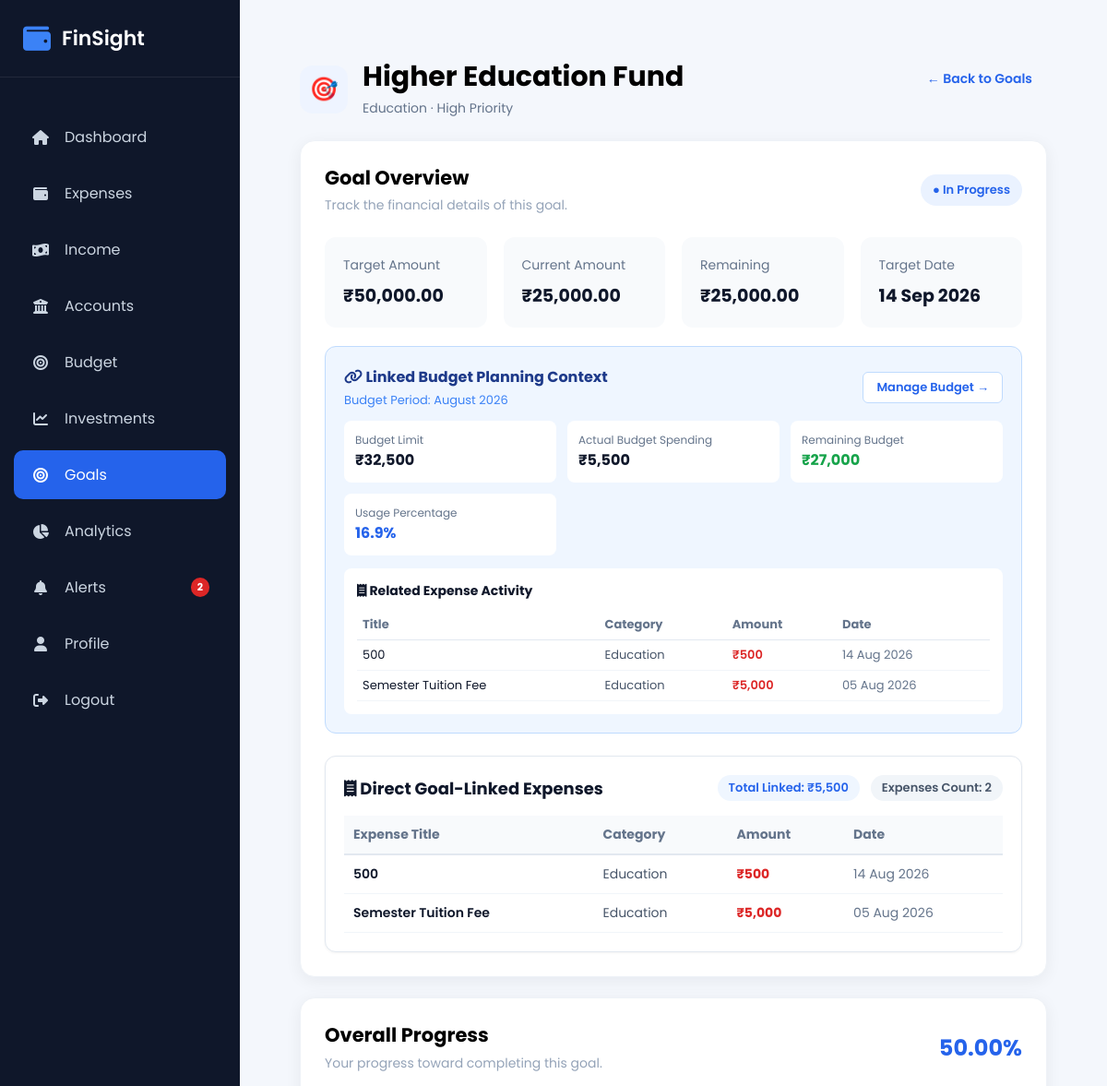
The page /goals/2/details (signed in, upper part) on the database as committed earlier.
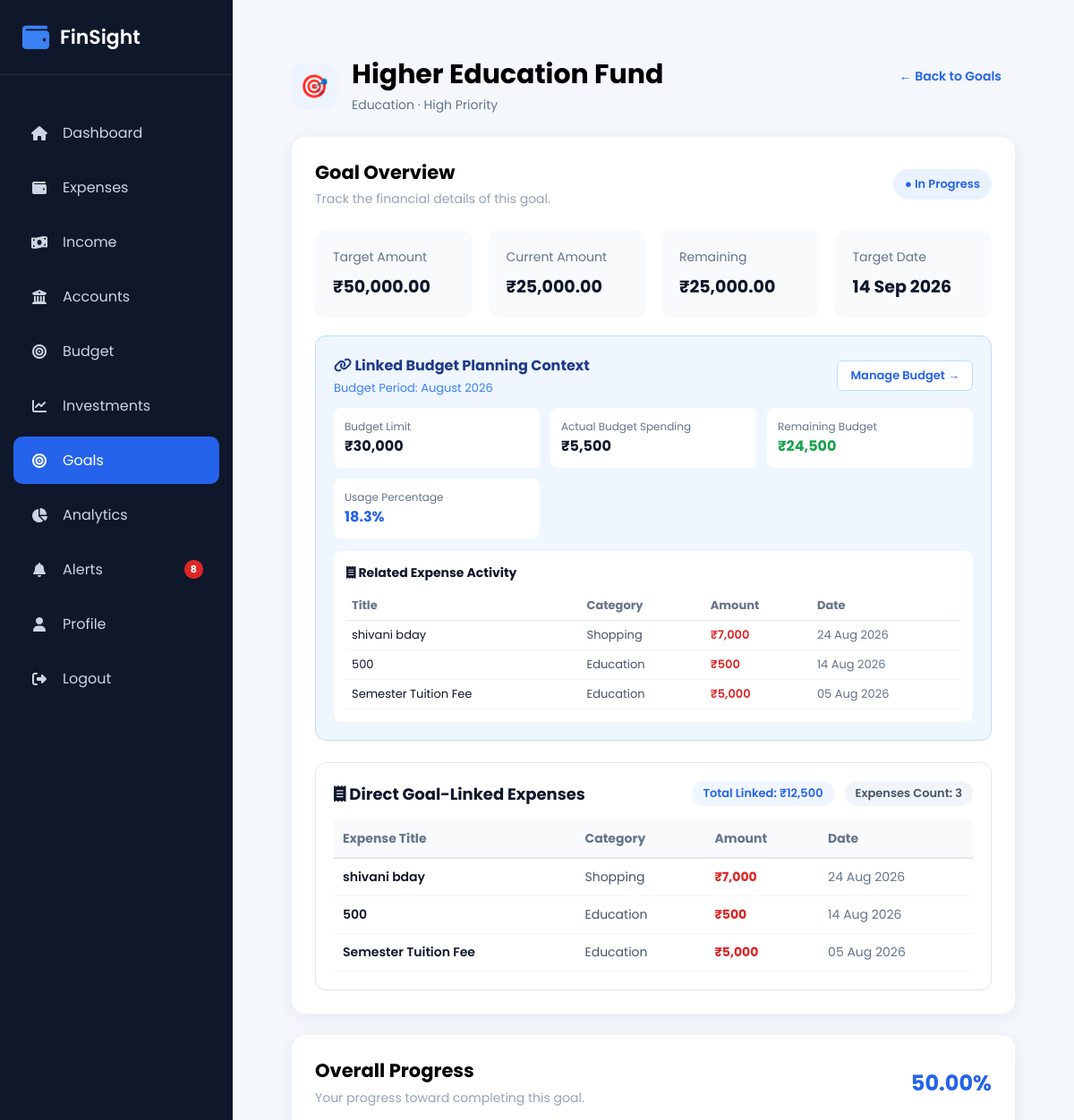
The same page on the database as committed later.
### models/budget.py (models this page shows)
class Budget(db.Model):
    __tablename__ = "budgets"
    id = db.Column(db.Integer, primary_key=True)
    monthly_budget = db.Column(db.Float, nullable=False)
    month = db.Column(db.String(20), nullable=False)
    year = db.Column(db.Integer, nullable=False)
    created_at = db.Column(
        db.DateTime,
        default=datetime.utcnow
    )
    user_id = db.Column(
        db.Integer,
        db.ForeignKey("users.id"),
        nullable=False
    )
    goal_id = db.Column(
        db.Integer,
        db.ForeignKey("goals.id"),
        nullable=True
    )
    goal = db.relationship(
        "Goal",
        backref=db.backref("budgets", lazy=True)
    )

### models/expense.py (models this page shows, shortened)
class Expense(db.Model):
    __tablename__ = "expenses"
    id = db.Column(db.Integer, primary_key=True)
    title = db.Column(
        db.String(100),
        nullable=False
    )
    category = db.Column(
        db.String(50),
        nullable=False
    )
    amount = db.Column(
        db.Float,
        nullable=False
    )
    payment_method = db.Column(
        db.String(30),
        nullable=False
    )
    account_id = db.Column(
        db.Integer,
        db.ForeignKey("accounts.id"),
        nullable=False
    )
    expense_date = db.Column(
        db.Date,
        nullable=False
    )
    description = db.Column(
        db.Text
    )
    created_at = db.Column(
        db.DateTime,
        default=datetime.utcnow
    )
    updated_at = db.Column(
        db.DateTime,
        default=datetime.utcnow,
        onupdate=datetime.utcnow
    )
    user_id = db.Column(
        db.Integer,
        db.ForeignKey("users.id"),
        nullable=False
    )
    goal_id = db.Column(
        db.Integer,
        db.ForeignKey("goals.id"),
        nullable=True
    )
    account = db.relationship(
        "Account",
        back_populates="expenses"
    )
    goal = db.relationship(
        "Goal",
        back_populates="expenses"
    )

### routes/goal.py (the view, shortened to what this page needs)
@goal.route(
    "/goals/<int:id>/details",
    methods=["GET", "POST"]
)
@login_required
def goal_details(id):
    goal_data = Goal.query.filter_by(
        id=id,
        user_id=current_user.id
    ).first_or_404()
    parts = GoalPart.query.filter_by(
        goal_id=goal_data.id
    ).order_by(
        GoalPart.step_order.asc()
    ).all()
    edit_part_id = request.args.get(
        "edit_part",
        type=int
    )
    edit_part = None
    if edit_part_id:
        edit_part = GoalPart.query.filter_by(
            id=edit_part_id,
            goal_id=goal_data.id
        ).first()
    total_parts = len(parts)
    completed_parts = sum(
        1
        for part in parts
        if part.status == "Completed"
    )
    in_progress_parts = sum(
        1
        for part in parts
        if part.status == "In Progress"
    )
    pending_parts = sum(
        1
        for part in parts
        if part.status == "Pending"
    )
    estimated_total = sum(
        part.estimated_cost or 0
        for part in parts
    )
    actual_total = sum(
        part.actual_cost or 0
        for part in parts
    )
    cost_variance = (
        estimated_total - actual_total
    )
    if total_parts > 0:
        part_progress = round(
            (
                completed_parts
                / total_parts
            ) * 100,
            2
        )
    else:
        part_progress = 0
    from models.expense import Expense
    goal_linked_expenses = Expense.query.filter_by(
        goal_id=goal_data.id,
        user_id=current_user.id
    ).order_by(Expense.expense_date.desc()).all()
    total_goal_linked_expenses = sum(e.amount for e in goal_linked_expenses)
    count_goal_linked_expenses = len(goal_linked_expenses)
    linked_budget = Budget.query.filter_by(
        goal_id=goal_data.id,
        user_id=current_user.id
    ).first()
    budget_actual_spent = 0.0
    budget_remaining = 0.0
    budget_usage_pct = 0.0
    related_expenses = goal_linked_expenses
    if linked_budget:
        all_user_exp = Expense.query.filter_by(user_id=current_user.id).all()
        if goal_data.category:
            cat_exp = [e for e in all_user_exp if e.category.lower() == goal_data.category.lower()]
            budget_actual_spent = sum(e.amount for e in cat_exp)
        else:
            budget_actual_spent = sum(e.amount for e in all_user_exp)
        budget_remaining = max(0.0, linked_budget.monthly_budget - budget_actual_spent)
        if linked_budget.monthly_budget > 0:
            budget_usage_pct = round((budget_actual_spent / linked_budget.monthly_budget) * 100, 1)
    return render_template(
        "goal_details.html",
        goal=goal_data,
        parts=parts,
        total_parts=total_parts,
        completed_parts=completed_parts,
        in_progress_parts=in_progress_parts,
        pending_parts=pending_parts,
        estimated_total=estimated_total,
        actual_total=actual_total,
        cost_variance=cost_variance,
        part_progress=part_progress,
        edit_part=edit_part,
        linked_budget=linked_budget,
        budget_actual_spent=budget_actual_spent,
        budget_remaining=budget_remaining,
        budget_usage_pct=budget_usage_pct,
        related_expenses=related_expenses,
        goal_linked_expenses=goal_linked_expenses,
        total_goal_linked_expenses=total_goal_linked_expenses,
        count_goal_linked_expenses=count_goal_linked_expenses
    )

### app.py (called while the page is built)
@login_manager.user_loader
def load_user(user_id):
    return User.query.get(int(user_id))

@app.context_processor
def inject_global_vars():
    if current_user.is_authenticated:
        unread_count = FinancialAlert.query.filter_by(user_id=current_user.id, is_read=False).count()
        return dict(unread_alerts_count=unread_count)
    return dict(unread_alerts_count=0)

### templates/goal_details.html (shortened to what the changed rows need)
{% extends "layout.html" %}
{% block css %}
<link
    rel="stylesheet"
    href="{{ url_for(
        'static',
        filename='css/goal_details.css'
    ) }}"
>
{% endblock %}
{% block content %}
<div class="goal-details-page">
    <div class="goal-details-header">
        <div>
            <div class="goal-details-title-row">
                <div>
                    <h1>
                        {{ goal.goal_name }}
                    </h1>
                </div>
            </div>
        </div>
    </div>
    <div class="details-card">
        <div class="details-card-header">
            <div>
                <h2>
                    Goal Overview
                </h2>
            </div>
        </div>
        {% if linked_budget or (goal.budgets and goal.budgets|length > 0) %}
            {% set b_item = linked_budget if linked_budget else goal.budgets[0] %}
            <div style="margin-top: 20px; padding: 20px; background: #EFF6FF; border: 1px solid #BFDBFE; border-radius: 12px; color: #1E40AF;">
                <div style="display: flex; align-items: center; justify-content: space-between; margin-bottom: 12px;">
                    <div>
                        <h3 style="margin: 0; font-size: 16px; color: #1E3A8A;"><i class="fa-solid fa-link"></i> Linked Budget Planning Context</h3>
                        <span style="font-size: 13px; color: #3B82F6;">Budget Period: {{ b_item.month }} {{ b_item.year }}</span>
                    </div>
                    <a href="{{ url_for('budget.budgets') }}" style="color: #2563EB; font-weight: 600; text-decoration: none; font-size: 13px; background: #ffffff; padding: 6px 14px; border-radius: 6px; border: 1px solid #BFDBFE;">Manage Budget &rarr;</a>
                </div>
                <div style="display: grid; grid-template-columns: repeat(auto-fit, minmax(180px, 1fr)); gap: 12px; margin-bottom: 14px;">
                    <div style="background: #ffffff; padding: 12px; border-radius: 8px;">
                        <span style="font-size: 12px; color: #64748B; display: block;">Budget Limit</span>
                        <strong style="font-size: 16px; color: #0F172A;">₹{{ "{:,.0f}".format(b_item.monthly_budget) }}</strong>
                    </div>
                    <div style="background: #ffffff; padding: 12px; border-radius: 8px;">
                        <span style="font-size: 12px; color: #64748B; display: block;">Actual Budget Spending</span>
                        <strong style="font-size: 16px; color: #0F172A;">₹{{ "{:,.0f}".format(budget_actual_spent) }}</strong>
                    </div>
                    <div style="background: #ffffff; padding: 12px; border-radius: 8px;">
                        <span style="font-size: 12px; color: #64748B; display: block;">Remaining Budget</span>
                        <strong style="font-size: 16px; color: #16A34A;">₹{{ "{:,.0f}".format(budget_remaining) }}</strong>
                    </div>
                    <div style="background: #ffffff; padding: 12px; border-radius: 8px;">
                        <span style="font-size: 12px; color: #64748B; display: block;">Usage Percentage</span>
                        <strong style="font-size: 16px; color: #2563EB;">{{ budget_usage_pct }}%</strong>
                    </div>
                </div>
                {% if related_expenses %}
                <div style="background: #ffffff; padding: 14px; border-radius: 8px;">
                    <h4 style="margin: 0 0 10px 0; font-size: 14px; color: #0F172A;"><i class="fa-solid fa-receipt"></i> Related Expense Activity</h4>
                    <table style="width: 100%; font-size: 13px; border-collapse: collapse;">
                        <thead>
                            <tr style="text-align: left; color: #64748B; border-bottom: 1px solid #E2E8F0;">
                                <th style="padding: 6px;">Title</th>
                                <th style="padding: 6px;">Category</th>
                                <th style="padding: 6px;">Amount</th>
                                <th style="padding: 6px;">Date</th>
                            </tr>
                        </thead>
                        <tbody>
                            {% for exp in related_expenses %}
                            <tr style="border-bottom: 1px solid #F1F5F9;">
                                <td style="padding: 6px; color: #0F172A;">{{ exp.title }}</td>
                                <td style="padding: 6px; color: #475569;">{{ exp.category }}</td>
                                <td style="padding: 6px; color: #DC2626; font-weight: 600;">₹{{ "{:,.0f}".format(exp.amount) }}</td>
                                <td style="padding: 6px; color: #64748B;">{{ exp.expense_date.strftime('%d %b %Y') if exp.expense_date else '' }}</td>
                            </tr>
                            {% endfor %}
                        </tbody>
                    </table>
                </div>
                {% endif %}
            </div>
        {% endif %}
        <div style="margin-top: 24px; padding: 20px; background: #ffffff; border: 1px solid #E2E8F0; border-radius: 12px; box-shadow: 0 1px 3px rgba(0,0,0,0.05);">
            <div style="display: flex; align-items: center; justify-content: space-between; margin-bottom: 16px;">
                <div style="display: flex; gap: 12px; font-size: 13px;">
                    <span style="background: #EFF6FF; color: #2563EB; padding: 4px 12px; border-radius: 20px; font-weight: 600;">
                        Total Linked: ₹{{ "{:,.0f}".format(total_goal_linked_expenses) }}
                    </span>
                    <span style="background: #F1F5F9; color: #475569; padding: 4px 12px; border-radius: 20px; font-weight: 600;">
                        Expenses Count: {{ count_goal_linked_expenses }}
                    </span>
                </div>
            </div>
            {% if goal_linked_expenses %}
            <table style="width: 100%; border-collapse: collapse; font-size: 14px;">
                <thead>
                    <tr style="text-align: left; background: #F8FAFC; color: #64748B; border-bottom: 2px solid #E2E8F0;">
                        <th style="padding: 10px;">Expense Title</th>
                        <th style="padding: 10px;">Category</th>
                        <th style="padding: 10px;">Amount</th>
                        <th style="padding: 10px;">Date</th>
                    </tr>
                </thead>
                <tbody>
                    {% for exp in goal_linked_expenses %}
                    <tr style="border-bottom: 1px solid #F1F5F9;">
                        <td style="padding: 10px; color: #0F172A; font-weight: 600;">{{ exp.title }}</td>
                        <td style="padding: 10px; color: #475569;">{{ exp.category }}</td>
                        <td style="padding: 10px; color: #DC2626; font-weight: 700;">₹{{ "{:,.0f}".format(exp.amount) }}</td>
                        <td style="padding: 10px; color: #64748B;">{{ exp.expense_date.strftime('%d %b %Y') if exp.expense_date else '' }}</td>
                    </tr>
                    {% endfor %}
                </tbody>
            </table>
            {% endif %}
        </div>
    </div>
    <div class="details-card">
        <div class="details-card-header">
            <div>
                <h2>
                    Overall Progress
                </h2>
            </div>
            {% set target_amount =
                goal.target_amount|default(0, true)
            %}
            {% set current_amount =
                goal.current_amount|default(0, true)
            %}
            {% if target_amount > 0 %}
                {% set calculated_progress =
                    ((current_amount / target_amount) * 100)
                %}
            {% else %}
                {% set calculated_progress = 0 %}
            {% endif %}
            {% if calculated_progress > 100 %}
                {% set calculated_progress = 100 %}
            {% endif %}
        </div>
{% set goal_parts =
    parts|default([], true)
%}
{% set total_parts =
    goal_parts|length
%}
{% set completed_parts =
    goal_parts
    |selectattr("status", "equalto", "Completed")
    |list
    |length
%}
{% set in_progress_parts =
    goal_parts
    |selectattr("status", "equalto", "In Progress")
    |list
    |length
%}
{% set pending_parts =
    goal_parts
    |selectattr("status", "equalto", "Pending")
    |list
    |length
%}
</div>
{% endblock %}

Rows that differ between the two databases and show on the page:
changed Budget "August": monthly_budget "32,500" → "30,000"
added Expense: title "shivani bday", category "Shopping", amount "7,000", expense_date "24 Aug 2026"
Other text that changed with them:
{{ unread_alerts_count }}: "2" → "8"
{{ "{:,.0f}".format(budget_remaining) }}: "27,000" → "24,500"
{{ budget_usage_pct }}: "16.9" → "18.3"
{{ "{:,.0f}".format(total_goal_linked_expenses) }}: "5,500" → "12,500"
{{ count_goal_linked_expenses }}: "2" → "3"
